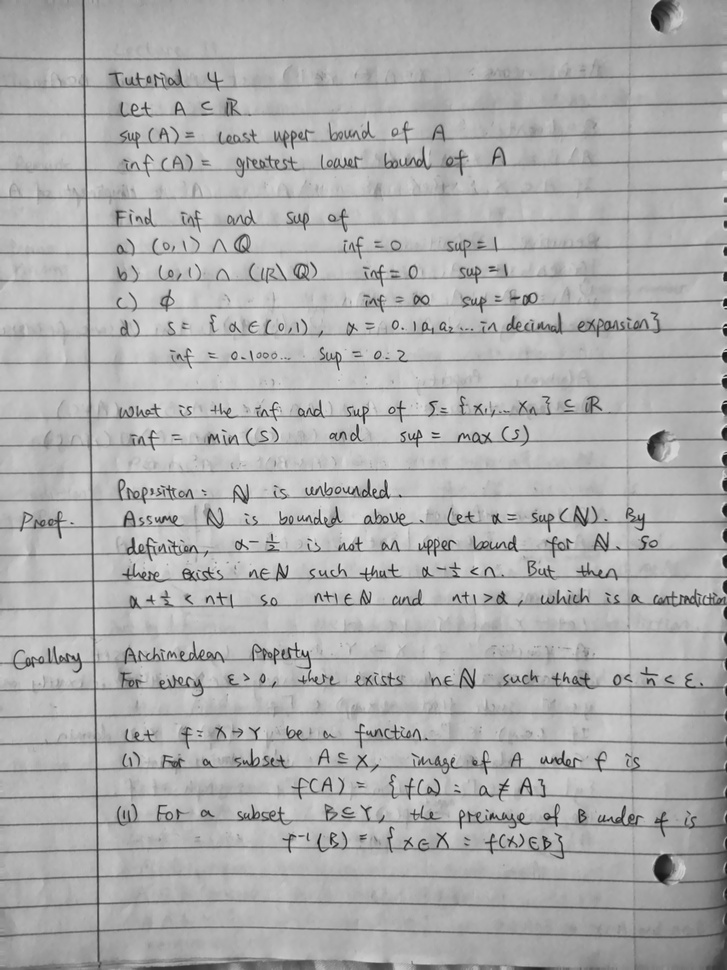
#> input picture data/processed/calc_p1.jpg, 727 x 970 px, shrunk from 3000 x 4000 before the run
$ python -i preprocess.py   (imports and definitions only)
#> lines starting #> are read from the running program, lines starting #| are printed output that depends on the picture; after the words box and inside, x2 and y2 are one past the last pixel; in counts of white or black regions, pixels touching at a corner belong together
#> further down, picture is the input picture: shape (970, 727, 3); min 14, max 227, mean 174.5
import os
import cv2
import numpy as np
from pathlib import Path


VALID_PIC = {".jpg", ".jpeg", ".png"}
BASE_DIR = os.path.dirname(os.path.abspath(__file__))


def deskew_image(image, max_angle=30.0):
    """Deskew the image using OpenCV."""
#> called with max_angle = 30
    # Convert image to white text on black background and dilate each line to rectangular box for better contour detection
    thresh = cv2.threshold(image, 0, 255, cv2.THRESH_BINARY_INV | cv2.THRESH_OTSU)[1]
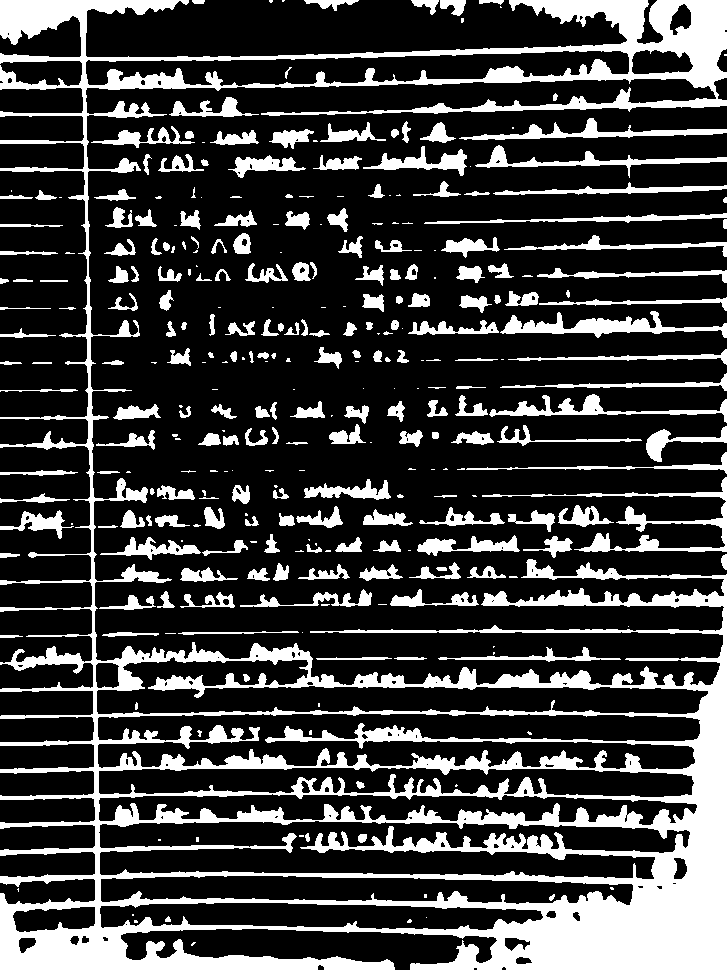
#> thresh: shape (970, 727); 24.3% white; 315 white regions (106 under 20 px), largest, box (x1, y1, x2, y2) and area: (0, 0, 727, 970) 114678, (482, 477, 727, 552) 2507, (500, 311, 727, 338) 2244
    kernel = cv2.getStructuringElement(cv2.MORPH_RECT, (150, 15))
    dilate = cv2.dilate(thresh, kernel)
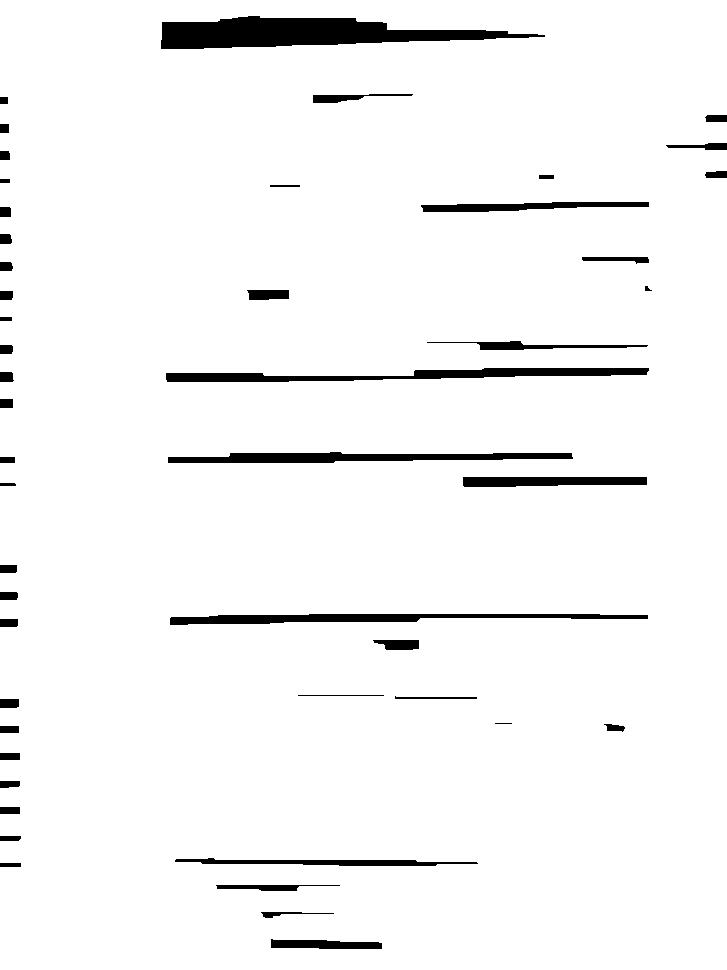
#> dilate: shape (970, 727); 96% white; 49 black regions (1 under 20 px)

    # find contours and obtain the set the angle of rotation as the median angle of the bounding boxes
    contours, _ = cv2.findContours(dilate, cv2.RETR_LIST, cv2.CHAIN_APPROX_SIMPLE)
#> contours = 23 contours; largest, box (x1, y1, x2, y2) and area: (0, 0, 727, 970) 699948, (160, 15, 546, 50) 7785, (165, 367, 650, 383) 3947, (169, 613, 649, 626) 3422, (167, 451, 574, 464) 3362
    angles = []
    for contour in contours:
        x, y, w, h = cv2.boundingRect(contour)
        if w > 0.9 * image.shape[1] or w < 20 or h < 5:
            continue

        minAreaRect = cv2.minAreaRect(contour)
        angle = minAreaRect[-1]
        if angle != -90.0:
            if angle < -45:
                angle = 90 + angle
            angles.append(angle)
#> this loop made 23 passes
#> (x, y, w, h, minAreaRect, angle) on passes 1, 2, 3, 4, 5, 7, 9, 10, 11, 12: (270, 938, 113, 12, ((326, 944.1), (10.13, 112.1), -88.94), 1.06), (260, 911, 75, 8, ((297, 914.5), (7, 74), -90), -90), (215, 884, 126, 8, ((277.5, 887.5), (7, 125), -90), -90), (174, 857, 305, 10, ((326, 862), (7.75, 304), -89.43), 0.567), (603, 723, 23, 10, ((613.9, 727.3), (8.25, 22.22), -86.19), 3.81), (394, 695, 84, 5, ((435.5, 697), (4, 83), -90), -90), (372, 639, 48, 12, ((395.5, 644.5), (11, 47), -90), -90), (169, 613, 480, 13, ((408.5, 617), (479.1, 10.62), -0.699), -0.699), (462, 476, 186, 12, ((554.5, 481.5), (11, 185), -90), -90), (167, 451, 407, 13, ((370, 457), (12, 406), -90), -90)
#> (x, y, w, h) on passes 6, 8, 16, 19, 20, 23: (494, 722, 19, 3), (297, 694, 88, 3), (644, 285, 9, 7), (269, 184, 32, 4), (538, 174, 17, 6), (0, 0, 727, 970)
#> after the loop, angles = [1.06, 0.567, 3.81, -0.699, -0.901, -1.21, -1.02, -1.59]
    if not angles:
        return image
    angles.sort()

    mid_angle = angles[len(angles)//2]
#> mid_angle = -0.699
    if abs(mid_angle) > max_angle:
        return image
    matrix = cv2.getRotationMatrix2D((image.shape[1] / 2, image.shape[0] / 2), mid_angle, 1)
#> matrix = [[1, -0.0122, 5.94], [0.0122, 1, -4.4]]
    deskewed = cv2.warpAffine(image, matrix, (image.shape[1], image.shape[0]), flags=cv2.INTER_CUBIC, borderMode=cv2.BORDER_REPLICATE)
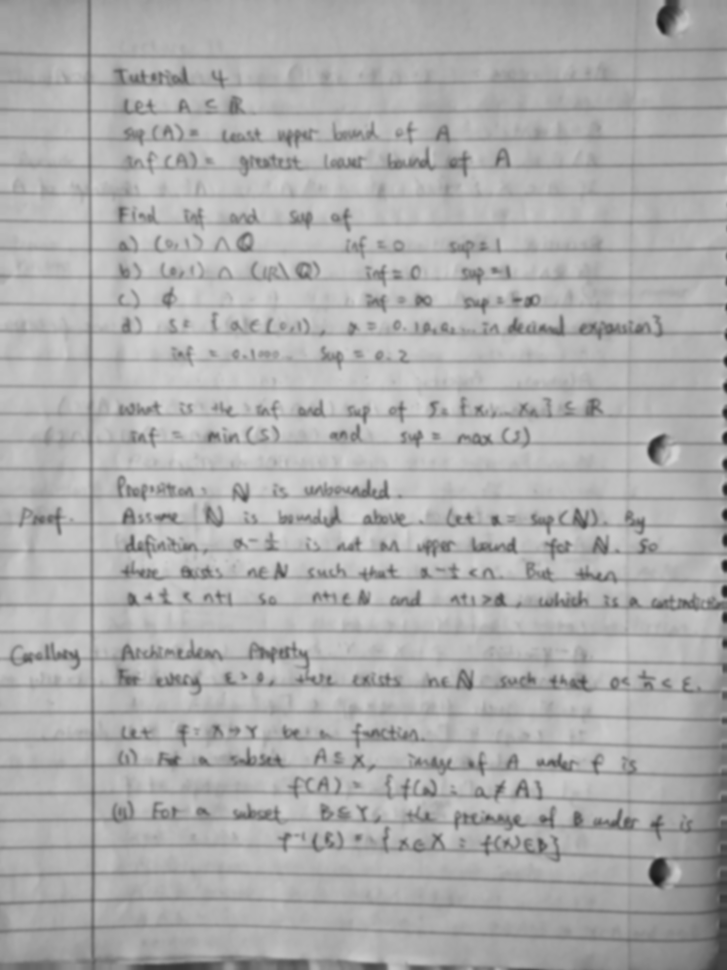
#> deskewed: shape (970, 727); min 24, max 213, mean 174.4
    return deskewed


def normalize_brightness_contrast(image: np.ndarray) -> np.ndarray:
    """
    Normalize brightness/contrast to neutralize blue/yellow tint and lighting differences between photos taken at different times of day.
    """
    clahe = cv2.createCLAHE(clipLimit=1.0, tileGridSize=(4, 4))
    normalized = clahe.apply(image)
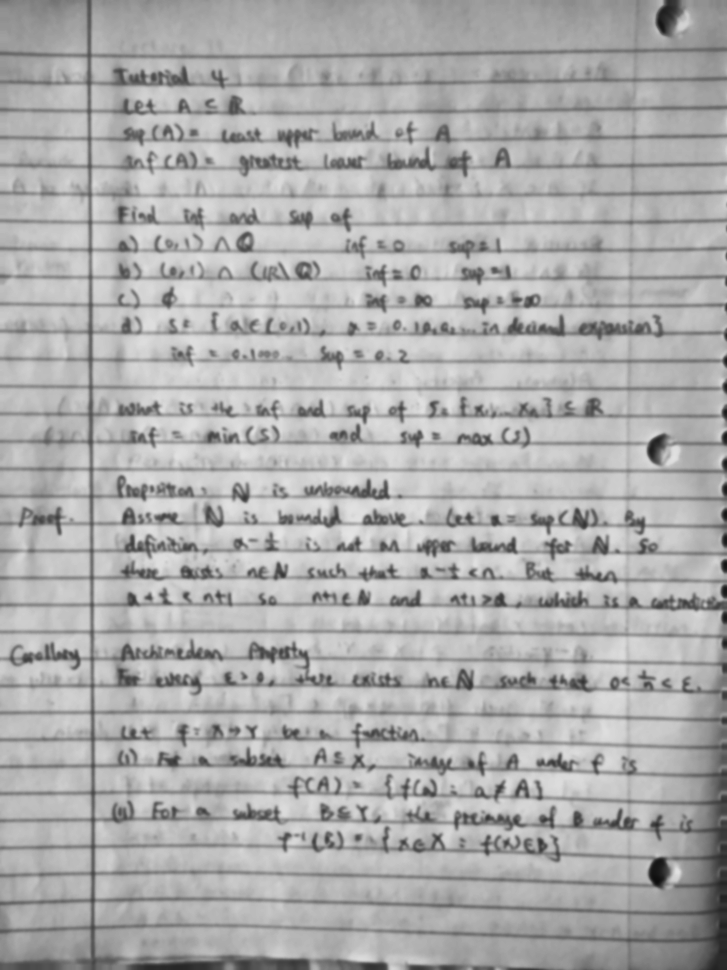
#> normalized: shape (970, 727); min 14, max 227, mean 172.8
    return normalized


def denoise(gray: np.ndarray) -> np.ndarray:
    """Light denoising reduces pencil smudges."""
    return cv2.fastNlMeansDenoising(gray, h=10, templateWindowSize=7, searchWindowSize=21)


def preprocess_image(image: np.ndarray) -> np.ndarray:
    """
    Preprocess the image for better OCR results.
    Steps:
    1. Convert to grayscale
    2. Blur the image to increase stroke smoothness
    3. Deskew the image
    4. Normalize brightness and contrast
    5. Denoise the image
    """
    gray = cv2.cvtColor(image, cv2.COLOR_BGR2GRAY)
    blurred = cv2.GaussianBlur(gray, (7, 7), 0)
    deskewed = deskew_image(blurred)
    normalized = normalize_brightness_contrast(deskewed)
    processed = denoise(normalized)
    return processed


def iter_input_images(input_path: Path):
    """Return all valid image files in the input path."""
    if input_path.is_file():
        if input_path.suffix.lower() in VALID_PIC:
            yield input_path
        return
    for p in sorted(input_path.iterdir()):
        if p.suffix.lower() in VALID_PIC:
            yield p


def process_one_image(input_path: Path, output_dir: Path) -> Path:
    """Process one image and save the result to the output directory."""
    image = cv2.imread(str(input_path))
    processed = preprocess_image(image)

    output_dir.mkdir(parents=True, exist_ok=True)
    output_path = output_dir / input_path.name
    cv2.imwrite(str(output_path), processed)
    return output_path


def main():
    input_path = Path(BASE_DIR) / '..' / 'data' / 'raw'
    output_dir = Path(BASE_DIR) / '..' / 'data' / 'processed'
    if not input_path.exists():
        print(f"Input path {input_path} does not exist.")
        return
    for image in iter_input_images(input_path):
        output_image = process_one_image(image, output_dir)


# [2 lines not run here, left out]

>>> import cv2
>>> picture = cv2.imread('../data/processed/calc_p1.jpg')
>>> result = preprocess_image(picture)
